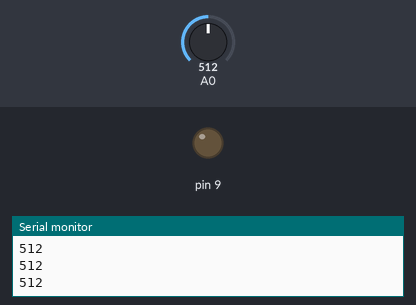
Recording of a sketch running on a simulated Arduino Uno, built with avr-gcc and run on an emulated ATmega328P. Parts: output pins drawn as LEDs (lit = HIGH), the last lines printed to the serial monitor. The test bench sets the inputs (shaded band); at power-on: A0 = 512.

Above: at 1.3 s.
1.4 s: A0 set to 311
3.2 s: A0 set to 286
At 5.1 s:
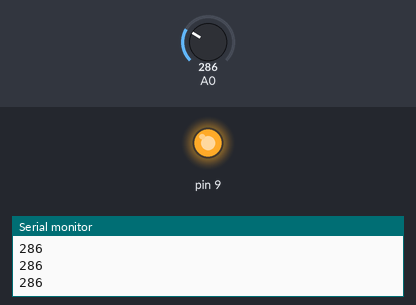
5.5 s: A0 set to 306
At 6.6 s:
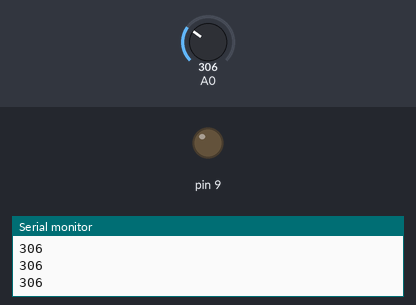
7.5 s: A0 set to 290
At 9.4 s:
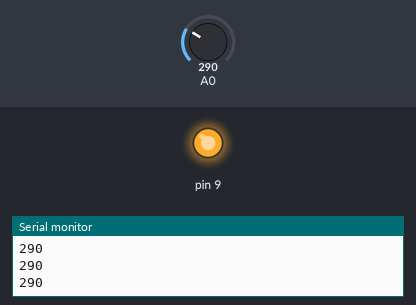
Timing chart, 0 to 10.5 s (numbered marks = the images above; inputs shaded):
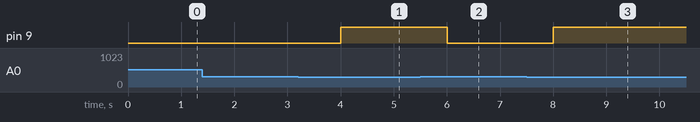

Measured:
- the behaviour switches between 301 and 300 on A0 (found by bisection; images 0 and 1)
- after the input at 3.2 s, pin 9: LOW → HIGH after 0.80 s
- after the input at 5.5 s, pin 9: HIGH → LOW after 0.50 s
- after the input at 7.5 s, pin 9: LOW → HIGH after 0.50 s

The sketch:

0928_LAB1.ino
```cpp
void setup() {
pinMode(9,OUTPUT);
Serial.begin(9600);
}

void loop() {

int value = analogRead(A0);
Serial.println(value);
delay(500);
if (value <=300){
  digitalWrite(9,HIGH);
}
else{
  digitalWrite(9,LOW);
}
}
```
